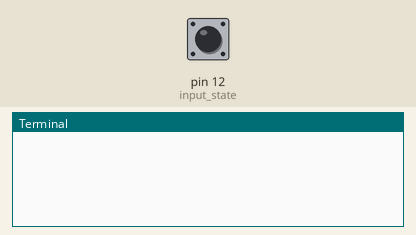
Recording of a program running on a simulated Raspberry Pi (header pin numbers). Shown: the last lines printed to the terminal. The test bench sets the inputs (shaded band); at power-on: pin 12 (input_state) HIGH. The camera gives no picture and a still takes 0.5 s.

Above: at 1.2 s.
1.3 s: pin 12 (input_state) pulled LOW for 0.15 s
At 1.7 s:
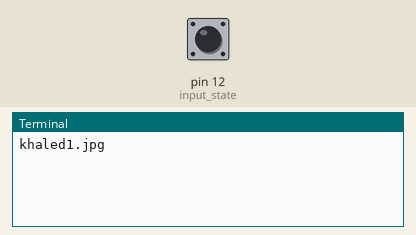
2.9 s: pin 12 (input_state) pulled LOW for 1 s
At 4.7 s:
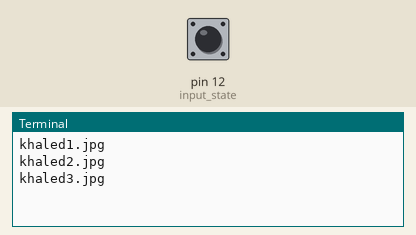
5.4 s: pin 12 (input_state) pulled LOW for 0.15 s
At 6.1 s:
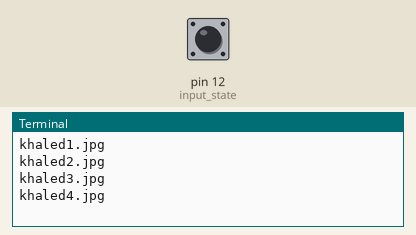
Timing chart, 0 to 8.4 s (numbered marks = the images above; inputs shaded):
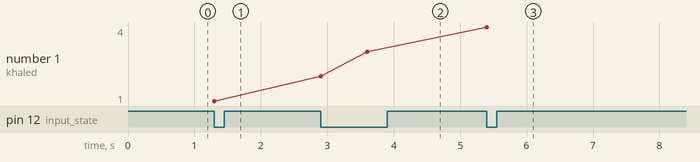

Measured:
- after the input at 1.3 s, the terminal: prints a new line at once (image 1)
- after the input at 2.9 s, the terminal: prints a new line at once (image 2)
- after the input at 5.4 s, the terminal: prints a new line at once (image 3)
- plotted number 1: 1 → 3 after the input at 2.9 s, 3 → 4 after the input at 5.4 s

The program:

camera.py
```python
import RPi.GPIO as GPIO
import picamera
from time import*
GPIO.setmode(GPIO.BOARD)
GPIO.setup (12, GPIO.IN, pull_up_down=GPIO.PUD_UP)
camera = picamera.PiCamera()
i=1
while True:

    input_state = GPIO.input(12)
    if input_state ==False:
        print('khaled'+str(i)+'.jpg')
        camera.capture ('khaled'+str(i)+'.jpg')
        i=i+1
        sleep(0.2)
```
